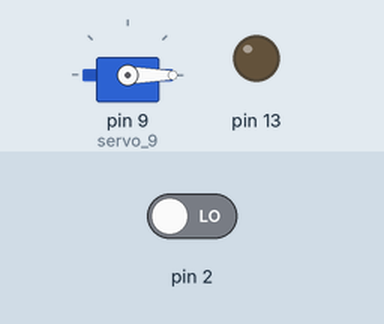
This sketch was run on a simulated Arduino Uno, built with avr-gcc and run on an emulated ATmega328P. On the bench: servo, output pins drawn as LEDs (lit = HIGH). Inputs (shaded band) come from the test bench; at power-on: pin 2 LOW.

Above: at 1.2 s.
1.3 s: pin 2 driven HIGH
At 2.1 s:
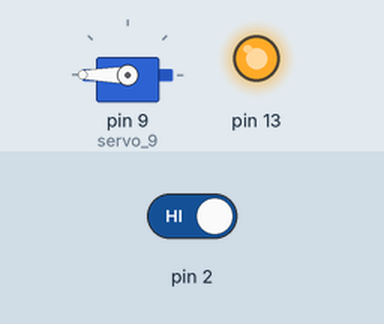
2.8 s: pin 2 driven LOW
At 3.3 s:
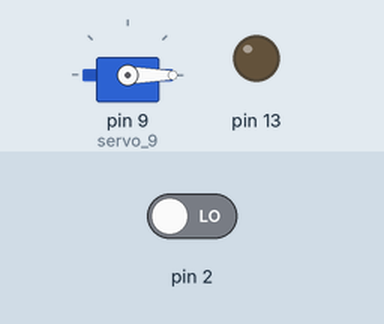
Timing chart, 0 to 5.8 s (numbered marks = the images above; inputs shaded):
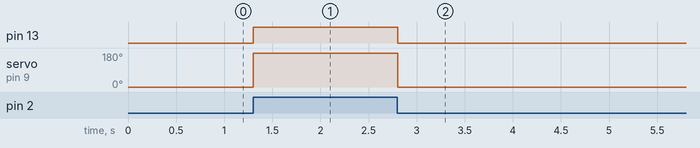

Measured:
- after the input at 1.3 s, pin 13: LOW → HIGH at once; servo on pin 9 (servo_9): 0° → 180° at once
- after the input at 2.8 s, pin 13: HIGH → LOW at once; servo on pin 9 (servo_9): 180° → 0° at once

The sketch:

electronic_lock1.ino
```cpp
#include <Servo.h>


int buttonState = 0;


Servo servo_9;


void setup()
{


	servo_9.attach(9);


	pinMode(2, INPUT);


	pinMode(13, OUTPUT);


}


void loop()
{


	buttonState = digitalRead(2);


if (buttonState == HIGH) {


	digitalWrite(13, HIGH);


	servo_9.write(180);


	delay(15);


	}

else {


	digitalWrite(13, LOW);

	servo_9.write(0);

	delay(15);


	}


	delay(10);

}
```
